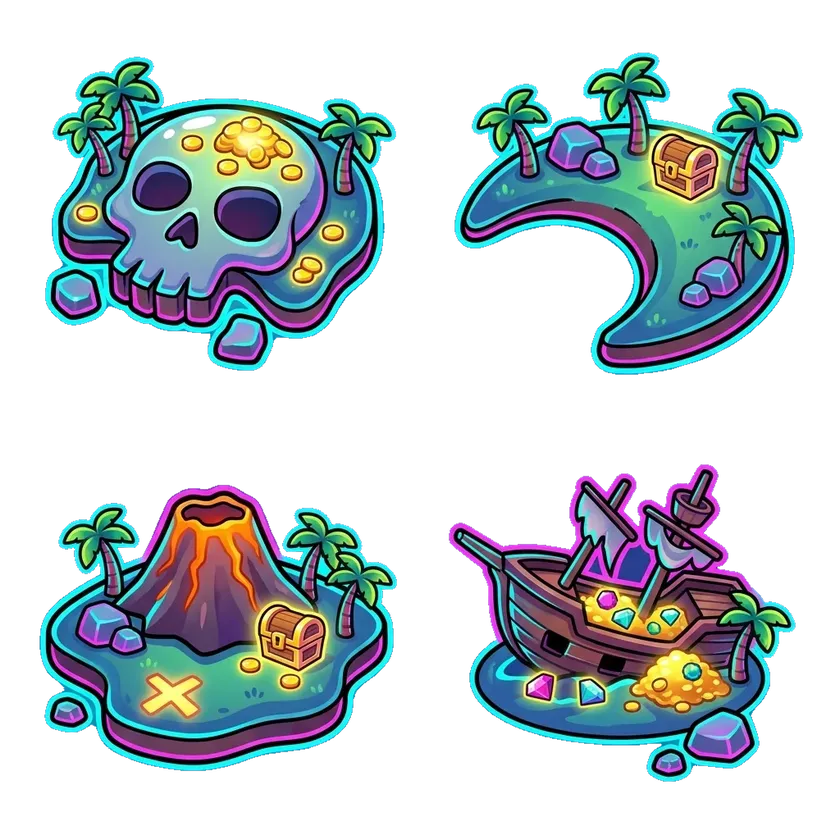
#> input picture client/src/assets/higgsfield/loot-drop/a2-islands-cut.webp, 840 x 840 px, shrunk from 1024 x 1024 before the run
$ python chroma_key.py ../../client/src/assets/higgsfield/loot-drop/a2-islands-cut.webp ../../client/src/assets/higgsfield/loot-drop/a3-ships-cut.webp ../../client/src/assets/higgsfield/loot-drop/a3-ships-cut.webp
#> lines starting #> are read from the running program, lines starting #| are printed output that depends on the picture
#!/usr/bin/env python3
"""Chroma-key bright green/magenta backgrounds to RGBA PNG."""
from __future__ import annotations

import sys
from pathlib import Path

from PIL import Image


def key_out(src: Path, dst: Path, key_rgb: tuple[int, int, int], tol: int = 55) -> None:
#> called with key_rgb = (255, 0, 255), tol = 55
    im = Image.open(src).convert("RGBA")
#> im is the input picture: PIL image 840x840 RGBA; mean R, G, B, A 40.4, 53.5, 57.6, 101.2
    px = im.load()
    w, h = im.size
#> w = 840; h = 840
    kr, kg, kb = key_rgb
    for y in range(h):
        for x in range(w):
            r, g, b, a = px[x, y]
            if abs(r - kr) <= tol and abs(g - kg) <= tol and abs(b - kb) <= tol:
                px[x, y] = (0, 0, 0, 0)
            elif a > 0:
                # fringe soften near key
                dist = max(abs(r - kr), abs(g - kg), abs(b - kb))
                if dist < tol + 25:
                    fade = max(0, min(255, int(255 * (dist - tol) / 25)))
                    px[x, y] = (r, g, b, fade)
    im.save(dst)
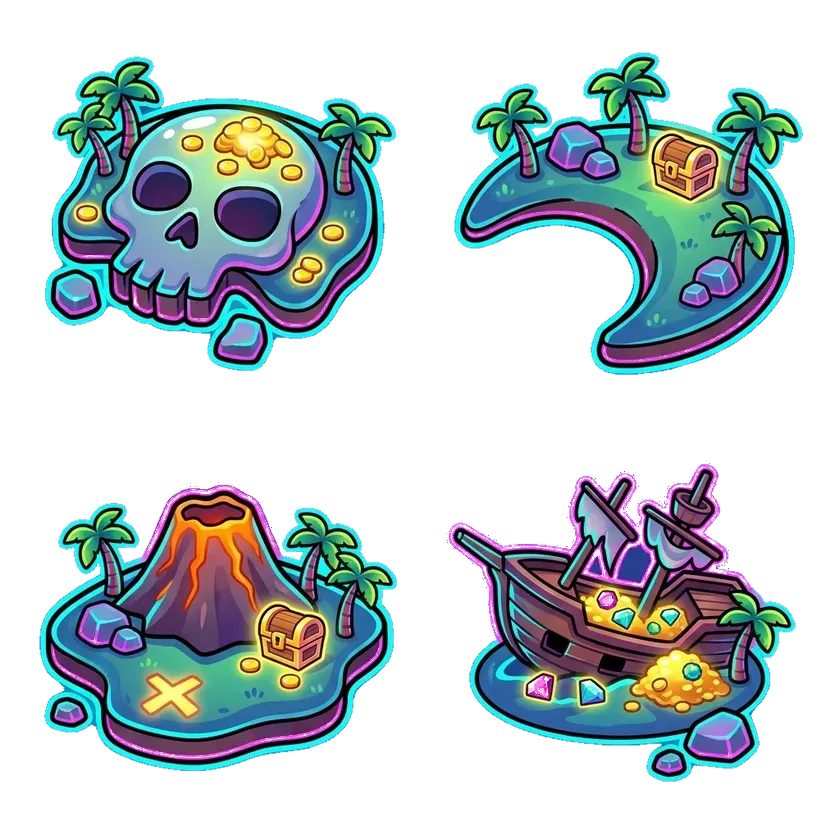
#> saved as a3-ships-cut.webp: PIL image 840x840 RGBA; mean R, G, B, A 40.3, 53.5, 57.4, 100.2; transparent parts drawn white


def main() -> None:
    if len(sys.argv) < 3:
        print("usage: chroma_key.py <src> <dst> [green|magenta]")
        sys.exit(2)
    src, dst = Path(sys.argv[1]), Path(sys.argv[2])
    which = sys.argv[3] if len(sys.argv) > 3 else "green"
    key = (0, 255, 0) if which == "green" else (255, 0, 255)
    key_out(src, dst, key)
    print(f"wrote {dst}")


if __name__ == "__main__":
    main()

$ run again, on client/src/assets/higgsfield/loot-drop/a3-ships-cut.png
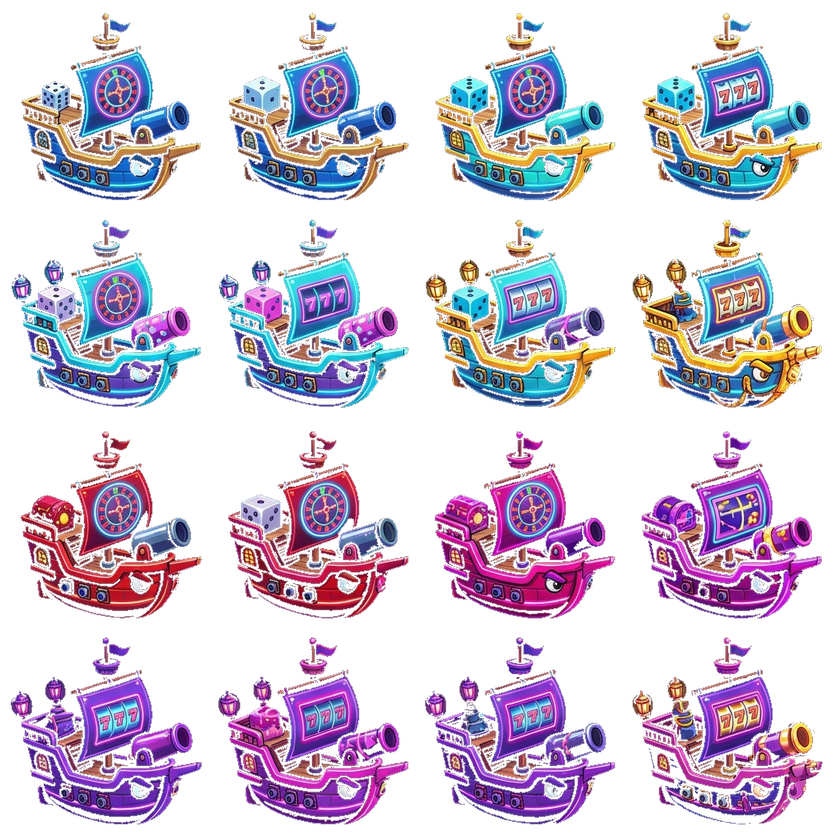
#> input picture client/src/assets/higgsfield/loot-drop/a3-ships-cut.png, 840 x 840 px, shrunk from 1024 x 1024 before the run
#> in key_out, im is the input picture: PIL image 840x840 RGBA; mean R, G, B, A 52.3, 40.2, 58.5, 86.1
#> in key_out, `im.save(dst)`:
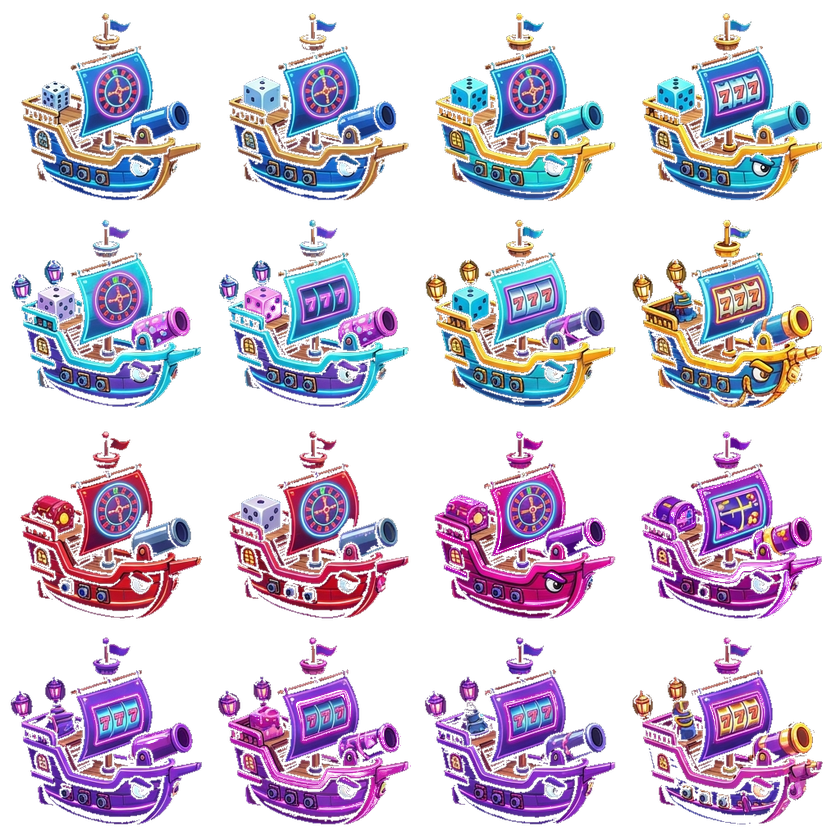
#> saved as a3-ships-cut.png: PIL image 840x840 RGBA; mean R, G, B, A 52, 40.2, 58.2, 85.4; transparent parts drawn white
